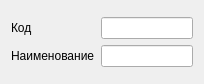
<?xml version="1.0" encoding="UTF-8"?>
<ui version="4.0">
 <class>Form</class>
 <widget class="QWidget" name="Form">
  <property name="geometry">
   <rect>
    <x>0</x>
    <y>0</y>
    <width>204</width>
    <height>84</height>
   </rect>
  </property>
  <property name="windowTitle">
   <string>Form</string>
  </property>
  <layout class="QGridLayout" name="gridLayout_2">
   <item row="0" column="0">
    <layout class="QGridLayout" name="gridLayout">
     <item row="0" column="0">
      <widget class="QLabel" name="label">
       <property name="text">
        <string>Код</string>
       </property>
      </widget>
     </item>
     <item row="1" column="0">
      <widget class="QLabel" name="label_2">
       <property name="text">
        <string>Наименование</string>
       </property>
      </widget>
     </item>
     <item row="1" column="1">
      <widget class="QLineEdit" name="lineEditName"/>
     </item>
     <item row="0" column="1">
      <widget class="QLineEdit" name="lineEditCode"/>
     </item>
    </layout>
   </item>
  </layout>
 </widget>
 <resources/>
 <connections/>
</ui>
